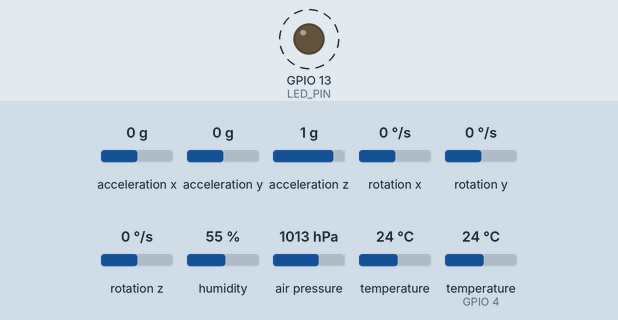
Bench run of a sketch on a simulated ESP32. Shown: output pins drawn as LEDs (lit = HIGH). Dashed ring = blinking. Inputs (shaded band) come from the test bench; at power-on: acceleration x 0 g, acceleration y 0 g, acceleration z 1 g, rotation x 0 °/s, rotation y 0 °/s, rotation z 0 °/s, humidity 55 %, air pressure 1013 hPa, temperature 24 °C, temperature (sensor on GPIO 4) 24 °C. No radio packets arrive unless stated; what the sketch prints to the serial monitor is not drawn.

Above: at 4.8 s.
Timing chart, 0 to 7.3 s (numbered marks = the images above):
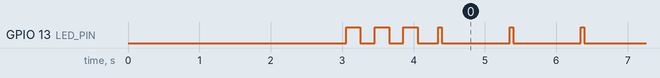

The sketch:

main.ino
```cpp
#include <Wire.h>
#include <SPI.h>
#include <LoRa.h>

#include <Adafruit_MPU6050.h>
#include <Adafruit_Sensor.h>
#include <Adafruit_BMP085.h>

#include <DHT.h>

// =====================================================
//                    TEAM SETTINGS
// =====================================================

#define TEAM_NUMBER 1

// =====================================================
//                    I2C
// =====================================================

#define I2C_SDA 21
#define I2C_SCL 22

// =====================================================
//                    BMP180
// =====================================================

Adafruit_BMP085 bmp;

// =====================================================
//                    MPU6050
// =====================================================

Adafruit_MPU6050 mpu;

// =====================================================
//                    DHT22
// =====================================================

#define DHT_PIN 4
#define DHT_TYPE DHT22

DHT dht(DHT_PIN, DHT_TYPE);

// =====================================================
//                    STATUS LED
// =====================================================

#define LED_PIN 13

// =====================================================
//                    LoRa PINS
// =====================================================

#define LORA_SCK   18
#define LORA_MISO  19
#define LORA_MOSI  23

#define LORA_SS    5
#define LORA_RST   14
#define LORA_DIO0  2

// =====================================================
//                    LoRa PARAMETERS
// =====================================================

#define LORA_FREQUENCY 433E6

#define LORA_SF       7
#define LORA_BW       125E3
#define LORA_CR       5
#define LORA_SYNC     0xA5

// =====================================================
//                    PACKET SETTINGS
// =====================================================

unsigned long packetNumber = 0;

unsigned long lastSend = 0;

// Send every 1 second
const unsigned long SEND_INTERVAL = 1000;

// =====================================================
//                       SETUP
// =====================================================

void setup()
{
  Serial.begin(115200);

  pinMode(LED_PIN, OUTPUT);
  digitalWrite(LED_PIN, LOW);

  delay(1000);

  Serial.println();
  Serial.println("========================================");
  Serial.println("       CANSAT LoRa TRANSMITTER");
  Serial.println("========================================");

  // ===================================================
  // I2C
  // ===================================================

  Wire.begin(I2C_SDA, I2C_SCL);

  // ===================================================
  // BMP180
  // ===================================================

  Serial.println();
  Serial.println("Checking BMP180...");

  if (!bmp.begin())
  {
    Serial.println("BMP180 not detected!");

    while (1)
    {
      digitalWrite(LED_PIN, HIGH);
      delay(200);

      digitalWrite(LED_PIN, LOW);
      delay(200);
    }
  }

  Serial.println("BMP180 OK");

  // ===================================================
  // MPU6050
  // ===================================================

  Serial.println();
  Serial.println("Checking MPU6050...");

  if (!mpu.begin())
  {
    Serial.println("MPU6050 not detected!");

    while (1)
    {
      digitalWrite(LED_PIN, HIGH);
      delay(400);

      digitalWrite(LED_PIN, LOW);
      delay(400);
    }
  }

  Serial.println("MPU6050 OK");

  mpu.setAccelerometerRange(MPU6050_RANGE_8_G);

  mpu.setGyroRange(MPU6050_RANGE_500_DEG);

  mpu.setFilterBandwidth(MPU6050_BAND_21_HZ);

  // ===================================================
  // DHT22
  // ===================================================

  Serial.println();
  Serial.println("Checking DHT22...");

  dht.begin();

  delay(2000);

  float dhtTemperature = dht.readTemperature();
  float humidity = dht.readHumidity();

  if (isnan(dhtTemperature) || isnan(humidity))
  {
    Serial.println("DHT22 reading failed!");
  }
  else
  {
    Serial.println("DHT22 OK");
  }

  // ===================================================
  // SPI
  // ===================================================

  SPI.begin(
    LORA_SCK,
    LORA_MISO,
    LORA_MOSI,
    LORA_SS
  );

  // ===================================================
  // LoRa PINS
  // ===================================================

  LoRa.setPins(
    LORA_SS,
    LORA_RST,
    LORA_DIO0
  );

  // ===================================================
  // LoRa INITIALIZATION
  // ===================================================

  Serial.println();
  Serial.println("Starting LoRa...");

  while (!LoRa.begin(LORA_FREQUENCY))
  {
    Serial.println("LoRa initialization failed...");

    delay(1000);
  }

  // ===================================================
  // LoRa PARAMETERS
  // ===================================================

  LoRa.setSpreadingFactor(LORA_SF);

  LoRa.setSignalBandwidth(LORA_BW);

  LoRa.setCodingRate4(LORA_CR);

  LoRa.setSyncWord(LORA_SYNC);

  LoRa.enableCrc();

  LoRa.setTxPower(17);

  // ===================================================
  // READY
  // ===================================================

  Serial.println();
  Serial.println("LoRa initialization OK!");

  Serial.println("----------------------------------------");
  Serial.println("Team       : The Electrophiles");
  Serial.println("Frequency  : 433 MHz");
  Serial.println("SF         : 7");
  Serial.println("Bandwidth  : 125 kHz");
  Serial.println("Coding     : 4/5");
  Serial.println("Sync Word  : 0xA5");
  Serial.println("CRC        : ENABLED");
  Serial.println("----------------------------------------");

  Serial.println("TRANSMITTER READY");
  Serial.println();

  // Ready indication
  for (int i = 0; i < 3; i++)
  {
    digitalWrite(LED_PIN, HIGH);
    delay(200);

    digitalWrite(LED_PIN, LOW);
    delay(200);
  }
}

// =====================================================
//                       LOOP
// =====================================================

void loop()
{
  // ===================================================
  // SEND INTERVAL
  // ===================================================

  if (millis() - lastSend < SEND_INTERVAL)
  {
    return;
  }

  lastSend = millis();

  packetNumber++;

  // ===================================================
  // READ BMP180
  // ===================================================

  float bmpTemperature =
    bmp.readTemperature();

  float pressure =
    bmp.readPressure();

  float altitude =
    bmp.readAltitude(1013.25);

  // ===================================================
  // READ MPU6050
  // ===================================================

  sensors_event_t accel;
  sensors_event_t gyro;
  sensors_event_t mpuTemp;

  mpu.getEvent(
    &accel,
    &gyro,
    &mpuTemp
  );

  // Acceleration
  float ax = accel.acceleration.x;
  float ay = accel.acceleration.y;
  float az = accel.acceleration.z;

  // Gyroscope
  float gx = gyro.gyro.x;
  float gy = gyro.gyro.y;
  float gz = gyro.gyro.z;

  // ===================================================
  // READ DHT22
  // ===================================================

  float dhtTemperature =
    dht.readTemperature();

  float humidity =
    dht.readHumidity();

  // If DHT reading fails, use -999
  if (isnan(dhtTemperature))
  {
    dhtTemperature = -999;
  }

  if (isnan(humidity))
  {
    humidity = -999;
  }

  // ===================================================
  // TIME
  // ===================================================

  unsigned long totalSeconds =
    millis() / 1000;

  unsigned int seconds =
    totalSeconds % 60;

  unsigned int minutes =
    (totalSeconds / 60) % 60;

  unsigned int hours =
    (totalSeconds / 3600) % 24;

  unsigned int milliseconds =
    millis() % 1000;

  char timeString[20];

  snprintf(
    timeString,
    sizeof(timeString),
    "%02u:%02u:%02u:%03u",
    hours,
    minutes,
    seconds,
    milliseconds
  );

  // ===================================================
  // CREATE TELEMETRY PACKET
  // ===================================================

  char packet[400];

  snprintf(
    packet,
    sizeof(packet),

    "%s; P-%03lu; Ti-%s;"
    "A-%.1f; Pr-%.2f; T-%.1f;"
    "Ro-%.1f; Pi-%.1f; Y-%.1f;"
    "AX-%.2f; AY-%.2f; AZ-%.2f;",

    "The Electrophiles",

    packetNumber,

    timeString,

    altitude,

    pressure,

    dhtTemperature,

    gx,

    gy,

    gz,

    ax,

    ay,

    az
  );

  // ===================================================
  // PACKET LENGTH
  // ===================================================

  int packetLength =
    strlen(packet);

  // ===================================================
  // SERIAL OUTPUT
  // ===================================================

  Serial.println();
  Serial.println("========================================");

  Serial.print("Packet length: ");
  Serial.print(packetLength);
  Serial.println(" bytes");

  Serial.println("TX DATA:");
  Serial.println("----------------------------------------");

  Serial.println(packet);

  Serial.println("----------------------------------------");

  // ===================================================
  // TRANSMIT LoRa
  // ===================================================

  LoRa.beginPacket();

  LoRa.print(packet);

  LoRa.endPacket();

  Serial.println("Packet transmitted");

  // ===================================================
  // LED FLASH
  // =====================================================

  digitalWrite(LED_PIN, HIGH);

  delay(50);

  digitalWrite(LED_PIN, LOW);

  Serial.println("========================================");
}
```

Measured:
- by itself, GPIO 13 (LED_PIN): moves between LOW and HIGH, repeating every 41.0 s
